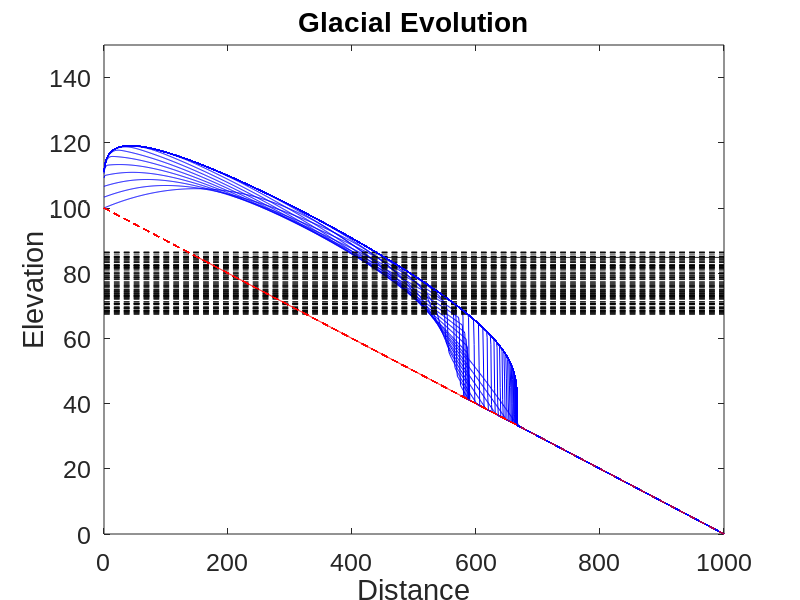

Write the MATLAB code that produced this figure.
%% Glacial Evolution
% Marko Visnjic 2/12/2016
% (Worked with Kelly Kochanski)
%% Parameters
clf
figure (1)
rho_i = 917; %Density of Ice
gamma = 0.01; %y^-1
s = 0.4;
g = 9.81;
A = 2.1*10^-16;
%% Arrays
dx = 1;
xmax = 1000;
x = 0:dx:xmax; %Distance Array m

dz = 0.1;
zmax = 100;
zb =zmax:-dz:0; %Elevation Array m
ELA = (2/3)*zmax;

b = gamma*(zb-ELA);
G0 = 30+30.*(-(x-(xmax/3)).^2)/(xmax/3).^2; %Initial Glacial thickness m
G0 = max(0, G0);
G = G0.*ones(size(x)); %Initial Glacial Array

%Elevation of glacier surface
h = (zmax-s*x)+G; %m

%Time
dt = 1/52;
tmax = 1000;
t = 0:dt:tmax;
imax = length(t);

nplots = 100;
tplot = tmax/nplots;


for i =1:imax
    r_num(i) = rand(1);
   % array of fluxes of ice
   q = A*(rho_i*g*s).^3.*G.^5/5;
   q = [0 q];
   dqdx = diff(q)/dx;
   ELA = (2/3)*zmax+20*r_num(i);
   dGdt = b - dqdx;
   % update glacier thickness and elevation
   G = G+dGdt*dt;
   G = max(G, 0);
   h = G + zb;
   % plot all the things every 100 steps
   if rem(t(i),tplot)==0
    plot(x,h,'b')
    hold on
    plot(x,zb,'r--')
    plot(x,ELA*ones(size(x)),'k--')
    axis([0 x(end) 0 150])
      xlabel('Distance','fontname','arial','fontsize',21)
        ylabel('Elevation','fontname','arial','fontsize',21)
        set(gca,'fontsize',18,'fontname','arial')
         title ('Glacial Evolution')
    drawnow
   end
end